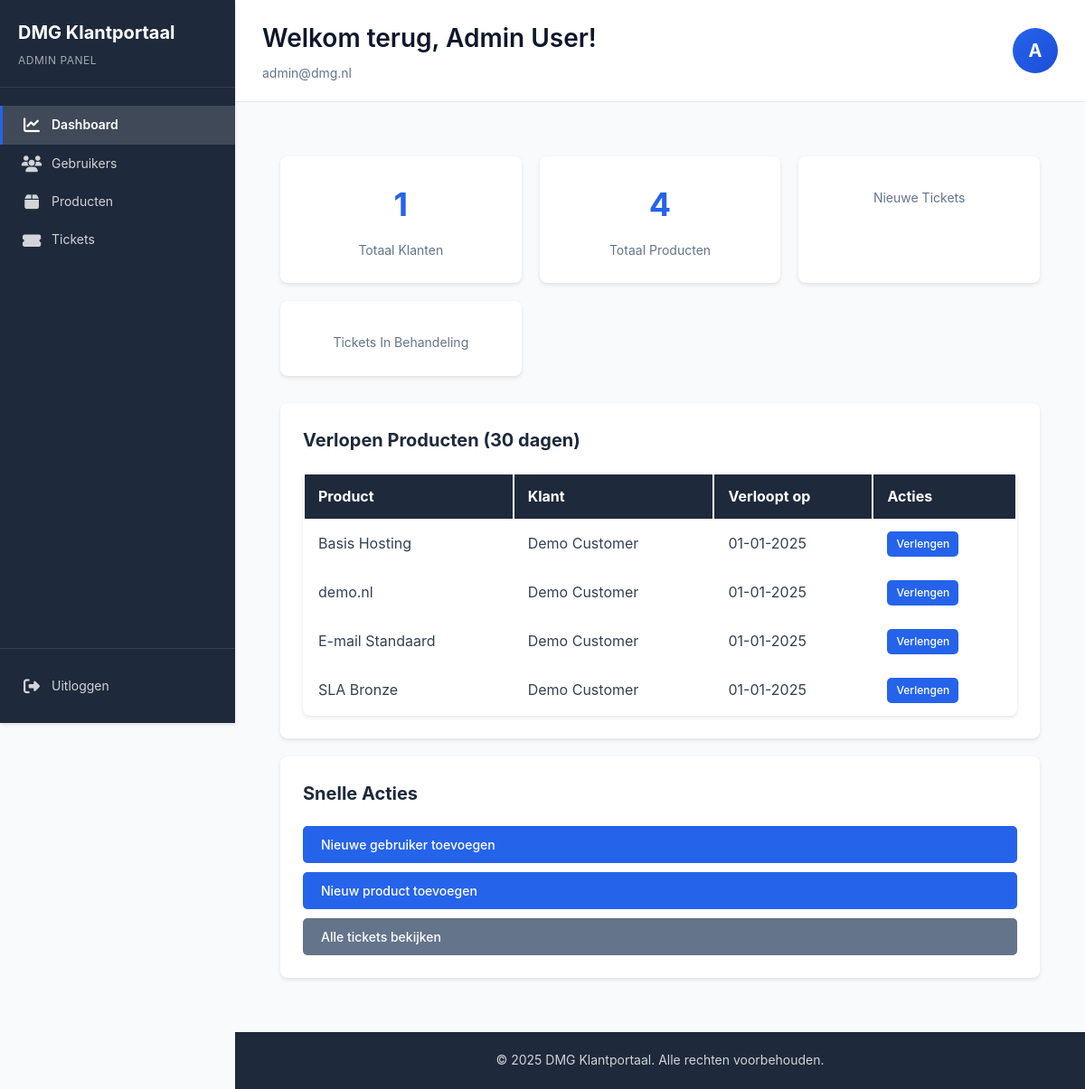
Page /admin/dashboard.php (signed in) on the committed database.
### tables this page shows
CREATE TABLE products (
    id INT AUTO_INCREMENT PRIMARY KEY,
    user_id INT NOT NULL,
    product_type_id INT NOT NULL,
    name VARCHAR(255) NOT NULL,
    description TEXT,
    domain_name VARCHAR(255),
    registration_date DATE NOT NULL,
    expiry_date DATE NOT NULL,
    duration_months INT DEFAULT 12,
    price DECIMAL(10, 2) NOT NULL,
    status ENUM('active', 'expired', 'cancelled', 'pending') NOT NULL DEFAULT 'active',
    created_at TIMESTAMP DEFAULT CURRENT_TIMESTAMP,
    updated_at TIMESTAMP DEFAULT CURRENT_TIMESTAMP ON UPDATE CURRENT_TIMESTAMP,
    FOREIGN KEY (user_id) REFERENCES users(id) ON DELETE CASCADE,
    FOREIGN KEY (product_type_id) REFERENCES product_types(id),
    INDEX idx_user_id (user_id),
    INDEX idx_status (status),
    INDEX idx_expiry_date (expiry_date)
);

CREATE TABLE users (
    id INT AUTO_INCREMENT PRIMARY KEY,
    email VARCHAR(255) UNIQUE NOT NULL,
    password VARCHAR(255) NOT NULL,
    first_name VARCHAR(100) NOT NULL,
    last_name VARCHAR(100) NOT NULL,
    company_name VARCHAR(255),
    address VARCHAR(255),
    postal_code VARCHAR(20),
    city VARCHAR(100),
    country VARCHAR(100) DEFAULT 'Nederland',
    phone VARCHAR(50),
    role ENUM('admin', 'customer') NOT NULL DEFAULT 'customer',
    created_at TIMESTAMP DEFAULT CURRENT_TIMESTAMP,
    updated_at TIMESTAMP DEFAULT CURRENT_TIMESTAMP ON UPDATE CURRENT_TIMESTAMP,
    last_login TIMESTAMP NULL,
    active TINYINT(1) DEFAULT 1,
    INDEX idx_email (email),
    INDEX idx_role (role)
);

### src/config/database.php (called while the page is built, shortened)
<?php
class Database {
    private static $instance = null;
    private $connection;
    private function __construct() {
        $dsn = "mysql:host=" . DB_HOST . ";dbname=" . DB_NAME . ";charset=" . DB_CHARSET;
        $options = [
            PDO::ATTR_ERRMODE            => PDO::ERRMODE_EXCEPTION,
            PDO::ATTR_DEFAULT_FETCH_MODE => PDO::FETCH_ASSOC,
            PDO::ATTR_EMULATE_PREPARES   => false,
        ];
        try {
            $this->connection = new PDO($dsn, DB_USER, DB_PASSWORD, $options);
        } catch (PDOException $e) {
            throw new Exception("Connection failed: " . $e->getMessage());
        }
    }
    public static function getInstance() {
        if (self::$instance === null) {
            self::$instance = new self();
        }
        return self::$instance;
    }
    public function getConnection() {
        return $this->connection;
    }
}

### src/classes/User.php (called while the page is built, shortened)
<?php
class User {
    private $db;
    public function __construct() {
        $this->db = Database::getInstance()->getConnection();
    }
    public function getAll($role = null) {
        if ($role) {
            $stmt = $this->db->prepare("SELECT * FROM users WHERE role = ? ORDER BY created_at DESC");
            $stmt->execute([$role]);
        } else {
            $stmt = $this->db->query("SELECT * FROM users ORDER BY created_at DESC");
        }
        return $stmt->fetchAll();
    }
}

### src/classes/Product.php (called while the page is built, shortened)
<?php
class Product {
    private $db;
    public function __construct() {
        $this->db = Database::getInstance()->getConnection();
    }
    public function getAll() {
        $stmt = $this->db->query("
            SELECT p.*, pt.name as type_name,
                   u.first_name, u.last_name, u.email
            FROM products p
            JOIN product_types pt ON p.product_type_id = pt.id
            JOIN users u ON p.user_id = u.id
            ORDER BY p.created_at DESC
        ");
        return $stmt->fetchAll();
    }
    public function getExpiringProducts($days = 30) {
        $stmt = $this->db->prepare("
            SELECT p.*, pt.name as type_name, u.email, u.first_name, u.last_name
            FROM products p
            JOIN product_types pt ON p.product_type_id = pt.id
            JOIN users u ON p.user_id = u.id
            WHERE p.status = 'active'
            AND p.expiry_date <= DATE_ADD(CURDATE(), INTERVAL ? DAY)
            ORDER BY p.expiry_date ASC
        ");
        $stmt->execute([$days]);
        return $stmt->fetchAll();
    }
}

### src/admin/dashboard.php (the view, shortened to what this page needs)
<?php
require_once __DIR__ . '/../config/Database.php';
require_once __DIR__ . '/../classes/User.php';
require_once __DIR__ . '/../classes/Product.php';
$userModel = new User();
$productModel = new Product();
$totalUsers = count($userModel->getAll('customer'));
$totalProducts = count($productModel->getAll());
$expiringProducts = $productModel->getExpiringProducts(30);
?>
<?php include __DIR__ . '/../includes/header.php'; ?>
<div class="container">
    <div class="stats-grid">
        <div class="stat-card">
            <h3><?php echo $totalUsers; ?></h3>
            <p>Totaal Klanten</p>
        </div>
        <div class="stat-card">
            <h3><?php echo $totalProducts; ?></h3>
            <p>Totaal Producten</p>
        </div>
        <div class="stat-card">
            <p>Nieuwe Tickets</p>
        </div>
        <div class="stat-card">
            <p>Tickets In Behandeling</p>
        </div>
    </div>
    <div class="dashboard-grid">
        <div class="dashboard-section">
            <h2>Verlopen Producten (30 dagen)</h2>
            <?php if (empty($expiringProducts)): ?>
                <p>Geen producten verlopen binnen 30 dagen.</p>
            <?php else: ?>
                <table class="data-table">
                    <thead>
                        <tr>
                            <th>Product</th>
                            <th>Klant</th>
                            <th>Verloopt op</th>
                            <th>Acties</th>
                        </tr>
                    </thead>
                    <tbody>
                        <?php foreach ($expiringProducts as $product): ?>
                            <tr>
                                <td><?php echo htmlspecialchars($product['name']); ?></td>
                                <td><?php echo htmlspecialchars($product['first_name'] . ' ' . $product['last_name']); ?></td>
                                <td><?php echo date('d-m-Y', strtotime($product['expiry_date'])); ?></td>
                                <td>
                                    <a href="/admin/products.php?extend=<?php echo $product['id']; ?>" class="btn btn-sm btn-primary">Verlengen</a>
                                </td>
                            </tr>
                        <?php endforeach; ?>
                    </tbody>
                </table>
            <?php endif; ?>
        </div>
        <div class="dashboard-section">
            <h2>Snelle Acties</h2>
            <div class="quick-actions">
                <a href="/admin/users.php?action=new" class="btn btn-primary">Nieuwe gebruiker toevoegen</a>
                <a href="/admin/products.php?action=new" class="btn btn-primary">Nieuw product toevoegen</a>
                <a href="/admin/tickets.php" class="btn btn-secondary">Alle tickets bekijken</a>
            </div>
        </div>
    </div>
</div>
<?php include __DIR__ . '/../includes/footer.php'; ?>

### rows in the picture
products: name "Basis Hosting", user.last_name "Demo Customer", expiry_date "01-01-2025"
products: name "demo.nl", user.last_name "Demo Customer", expiry_date "01-01-2025"
products: name "E-mail Standaard", user.last_name "Demo Customer", expiry_date "01-01-2025"
products: name "SLA Bronze", user.last_name "Demo Customer", expiry_date "01-01-2025"

### other values in the picture
APP_NAME "DMG Klantportaal"
$userName "Admin User"
$userEmail "admin@dmg.nl"
substr($userName, 0, 1) "A"
$totalUsers "1"
$totalProducts "4"
